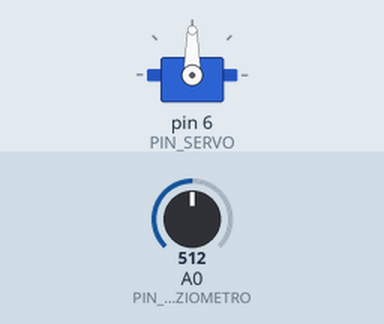
This sketch was run on a simulated Arduino Uno, built with avr-gcc and run on an emulated ATmega328P. Shown: servo. Inputs (shaded band) come from the test bench; at power-on: A0 (PIN_POTENZIOMETRO) = 512.

Above: at 1.2 s.
1.3 s: A0 (PIN_POTENZIOMETRO) set to 716
At 1.8 s:
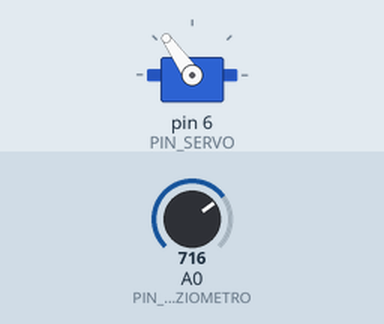
2.8 s: A0 (PIN_POTENZIOMETRO) set to 900
At 4.0 s:
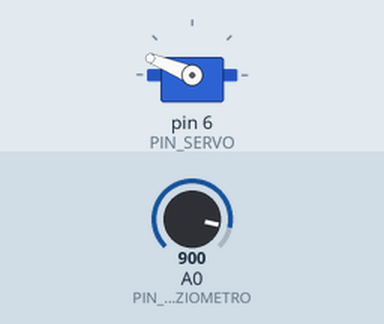
4.3 s: A0 (PIN_POTENZIOMETRO) set to 1023
At 5.3 s:
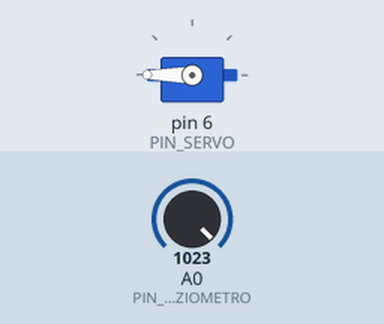
5.8 s: A0 (PIN_POTENZIOMETRO) set to 306
At 6.5 s:
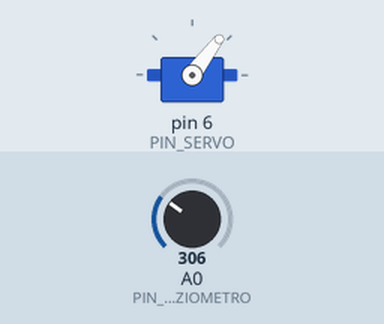
7.3 s: A0 (PIN_POTENZIOMETRO) set to 122
At 7.6 s:
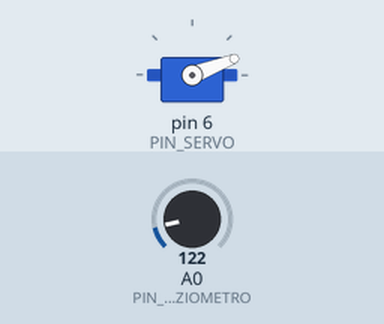
Timing chart, 0 to 9.8 s (numbered marks = the images above; inputs shaded):
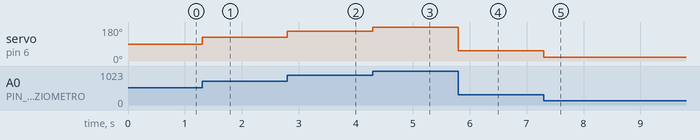

The sketch:

sketch.ino
```cpp
/**
 * pilotaggio di un servo tramite potenziometro
 *
 * questo programma pilota un servo tramite un potenziometro
 *
 */

// inclusione librerie
#include <Servo.h>

// dichiarazione delle costanti
#define PIN_SERVO 6
#define PIN_POTENZIOMETRO A0

// inizializzazione delle variabili
Servo servo;
int posizioneAttuale = -1;

// setup dell'ambiente
void setup() {

  // collego il servo al pin
  servo.attach(PIN_SERVO);

  // imposto il pin del potenziometro in lettura
  pinMode(PIN_POTENZIOMETRO, INPUT);

}

// ciclo principale
void loop() {

  // leggo il valore del potenziometro
  int potenziometro = analogRead(PIN_POTENZIOMETRO);

  // mappo il valore del potenziometro su 0-180
  int posizione = map(potenziometro, 0, 1023, 0, 180);

  // se la posizione è cambiata, muovo il servo
  if( posizione != posizioneAttuale ) {
    posizioneAttuale = posizione;
    servo.write(posizione);
  }

}
```

Measured:
- after the input at 1.3 s, servo on pin 6 (PIN_SERVO): 90° → 125° at once
- after the input at 2.8 s, servo on pin 6 (PIN_SERVO): 125° → 158° at once
- after the input at 4.3 s, servo on pin 6 (PIN_SERVO): 158° → 180° at once
- after the input at 5.8 s, servo on pin 6 (PIN_SERVO): 180° → 53° at once
- after the input at 7.3 s, servo on pin 6 (PIN_SERVO): 53° → 21° at once
